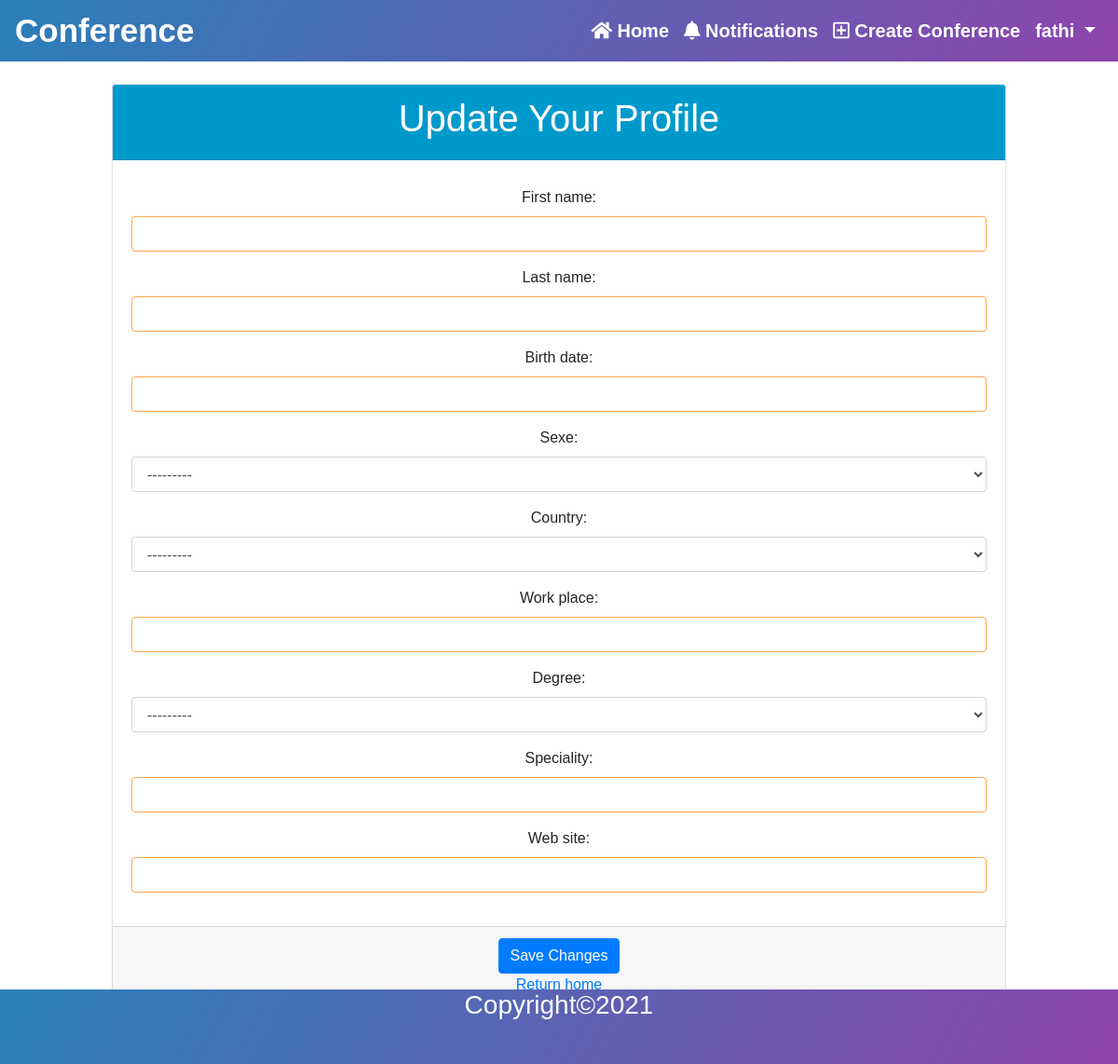
The app's page /profiles/1/update/ (signed in) with its own data.
### accounts/models.py (models this page shows, shortened)
class User(AbstractBaseUser):
    email = models.EmailField(verbose_name="email", max_length=254, unique=True)
    username = models.CharField(max_length=50, unique=True)
    first_name = models.CharField(max_length=20)
    last_name = models.CharField(max_length=20)
    date_joined = models.DateTimeField(verbose_name="join date", auto_now_add=True)
    last_login = models.DateTimeField(verbose_name="last login", auto_now=True)
    is_active = models.BooleanField(default=True)
    is_staff = models.BooleanField(default=False)
    is_admin = models.BooleanField(default=False)
    is_superuser = models.BooleanField(default=False)
    USERNAME_FIELD = 'email'
    REQUIRED_FIELDS = ['username', 'first_name', 'last_name']
    objects = UserManager()

### profiles/models.py (models this page shows, shortened)
class Profile(models.Model):
    SEXE = (
        (1, "MALE"),
        (2, "FEMALE"),
    )
    DEGREE = (
        (0, 'Student'),
        (1, 'MBB'),
        (2, 'MBA'),
        (3, 'MAB'),
        (4, 'MAA'),
        (5, 'Professor'),
    )
    user = models.ForeignKey(User, null=True, on_delete=models.CASCADE)
    image = models.FileField(null=True, blank=True, upload_to='images')
    birth_date = models.DateField(verbose_name="birth date", null=True, blank=True)
    sexe = models.IntegerField(choices=SEXE, null=True, blank=True)
    country = CountryField(null=True, blank=True)
    work_place = models.CharField(max_length=30, null=True, blank=True)
    degree = models.IntegerField(choices=DEGREE, null=True, blank=True)
    speciality = models.CharField(max_length=50, null=True, blank=True)
    web_site = models.CharField(max_length=100, null=True, blank=True)

### profiles/views.py (the view, shortened to what this page needs)
@method_decorator(login_required, name='dispatch')
class ProfileUpdateView(generic.UpdateView):
    model = Profile
    form_class = ProfileUpdateForm
    pk_url_kwarg = 'pk'
    context_object_name = 'profile'

### profiles/forms.py
class ProfileUpdateForm(forms.ModelForm):
    first_name = forms.CharField(max_length=20, label='First name', widget=forms.TextInput)
    last_name = forms.CharField(max_length=20, label='Last name', widget=forms.TextInput)
    class Meta:
        model = Profile
        fields = ['first_name', 'last_name', 'birth_date', 'sexe', 'country', 'work_place', 'degree', 'speciality', 'web_site']

### profiles/templates/profiles/profile_update.html (shortened to what this page needs)
{% extends 'base.html' %}
{% block content %}
    <div class="card text-center mt-4" style="margin: auto; width: 80%;">
        <form method="post" enctype="multipart/form-data">
            <div class="card-header" style="background-color: #0099cc; color: white;">
                <h1>Update Your Profile</h1>
            </div>
            {% include 'includes/form.html' %}
            <div class="card-footer text-muted">
                <button class="btn btn-primary">Save Changes</button>
            <div><a href="{% url 'home' %}">Return home</a></div>
            </div>
        </form>
    </div>
{% endblock %}

### templates/includes/nav.html (shortened to what this page needs)
<nav class="navbar navbar-expand-lg navbar-light sticky-top" >
    <a href="{% url 'home' %}"id="home">Conference</a>
    <div class="collapse navbar-collapse" id="navbarNavDropdown">
        <ul class="navbar-nav ml-auto ">
            <li class="nav-item ">
                <a href="{% url 'home' %}" class="nav-link">
                    <i class="fa fa-home"></i> Home
                </a>
            </li>
            {% if user.is_authenticated %}
                <li class="nav-item " >
                    <a href="{% url 'notifications' %}" class="nav-link "  >
                        <i class="fas fa-bell"></i> Notifications
                    </a>
                </li>
                <li class="nav-item ">
                    <a href="{% url 'conference_create' %}" class="nav-link" >
                        <i class="far fa-plus-square"></i> Create Conference
                    </a>
                </li>
                <div class="dropdown" >
                    <li class="nav-item " >
                        <a href="#" class=" nav-link  dropdown-toggle"
                           role="button" id="dropdownMenuLink"
                           data-toggle="dropdown" aria-haspopup="true" aria-expanded="false" >
                            {{user.username}}
                        </a>
                    </li>
                </div>
            {% endif %}
        </ul>
    </div>
</nav>

### templates/includes/form.html (shortened to what this page needs)
{% load widget_tweaks %}
<div class="card-body">
    {% for field in form %}
        <div class="form-group">
            {{ field.label_tag }}
            {% if form.is_bound %}
                {% if field.errors %}
                    {% render_field field class="form-control is-invalid" %}
                    {% for error in field.errors %}
                        <div class="invalid-feedback">{{ error }}</div>
                    {% endfor %}
                {% else %}
                    {% render_field field class="is-valid" %}
                {% endif %}
            {% else %}
                {% render_field field class="form-control" %}
            {% endif %}
        </div>
    {% endfor %}
</div>

### static/css/nav.css (style rules this page uses)
#home { font-size:35px; font-weight: bold; color: #fff; padding-left: 0; line-height: 50px; text-decoration: none; }
.navbar-light { background: linear-gradient(120deg,#2980b9,#8e44ad); }
nav ul li a { color: white !important; line-height: 20px; text-decoration: none; font-size: 20px; padding-bottom: 10px; font-weight: bold; }

### static/css/sidebar.css (style rules this page uses)
div form input[type=text] { padding-left: 10px; border:1px solid #ffa64d; outline-color: #ffa64d ; }

### static/css/home.css (style rules this page uses)
* { font-family: sans-serif; }

### records on screen
User: username "fathi"
Profile: sexe "---------" "---------" "---------"

### other values on screen
{{ field.label_tag }} "First name:" "Last name:" "Birth date:" "Sexe:" "Country:" "Work place:" "Degree:" "Speciality:" "Web site:"
